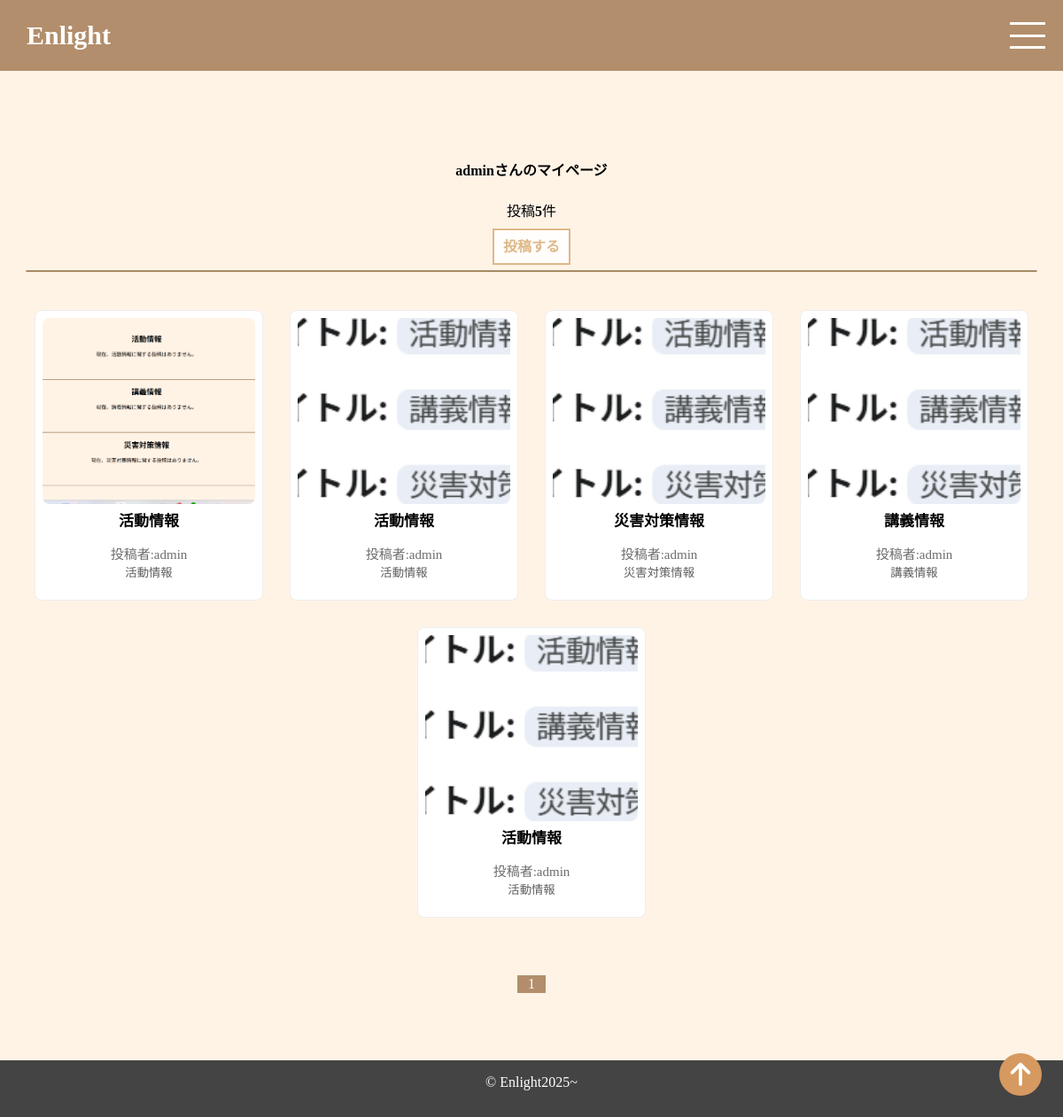
Screenshot of /mypage/ (signed in) with the database file from the repository.
### accounts/models.py (models this page shows)
class CustomUser(AbstractUser):
    groups = models.ManyToManyField(
        Group,
        verbose_name=('groups'),
        blank=True,
        help_text=('The groups this user belongs to...'),
        related_name="rescue_user_set", # rescue_accounts固有の名前
        related_query_name="rescue_user",
    )
    user_permissions = models.ManyToManyField(
        Permission,
        verbose_name=('user permissions'),
        blank=True,
        help_text=('Specific permissions for this user.'),
        related_name="rescue_user_permissions", # rescue_accounts固有の名前
        related_query_name="rescue_user_permission",
    )
    pass

### enright/models.py (models this page shows, shortened)
class PhotoPost(models.Model):
    user = models.ForeignKey(
        CustomUser,
        verbose_name='ユーザー',
        on_delete=models.CASCADE
        )
    category = models.ForeignKey(
        Category,
        verbose_name='カテゴリ',
        on_delete=models.PROTECT
        )
    title = models.CharField(
        verbose_name='タイトル', # フィールドのタイトル
        max_length=200          # 最大文字数は200
        )
    comment = models.TextField(
        verbose_name='内容', # フィールドのタイトル
        )
    image1 = models.ImageField(
        verbose_name='イメージ1', # フィールドのタイトル
        upload_to='photos',      # MEDIA_ROOT以下のphotosにファイルを保存
        )
    image2 = models.ImageField(
        verbose_name='イメージ2', # フィールドのタイトル
        upload_to='photos',      # MEDIA_ROOT以下のphotosにファイルを保存
        blank=True,              # フィールドの値は必須でない
        null=True                # データベースにnullが保存されることを許容
        )
    posted_at = models.DateTimeField(
        verbose_name='投稿日時', # フィールドのタイトル
        auto_now_add=True       # 日時を自動追加
        )

class Category(models.Model):
    title = models.CharField(
        verbose_name='カテゴリ', # フィールドのタイトル
        max_length=20)

### enright/views.py (the view)
class MypageView(ListView):
    template_name = 'mypage.html'
    paginate_by = 9
    def get_queryset(self):
        queryset = PhotoPost.objects.filter(
            user=self.request.user).order_by('-posted_at')
        return queryset

### enright/templates/mypage.html (shortened to what this page needs)
{% extends 'base.html' %}
    {% block contents %}
    {% if user.is_authenticated %}
        <br>
        <div style="text-align:center">
            <h4>{{ user.username }}さんのマイページ</h4>
            {% if object_list.conut == 0 %}
                <p>{{ user.username }}さんの投稿はありません</p>
            {% else %}
                <p>投稿<strong>{{ object_list.count }}</strong>件</p>
            {% endif %}
            <a href="{% url 'enright:post' %}" class="btn_01">投稿する</a>
        </div>
        <hr>
    {% endif %}
    {% include "photos_list.html" %}
    {% include "pagination.html" %}
    {% endblock %}

### enright/templates/base.html (shortened to what this page needs)
{% load static %}
<html lang="ja">
<head>
    <link rel="stylesheet" href="{% static 'css/style_base.css' %}">
    <link rel="stylesheet" href="{% static 'css/style_menu.css' %}">
    </head>
<body>
    <header class="hd">
        <div class="navbar">
            <a href="{% url 'main:index' %}"
               class="navbar-brand d-flex align-items-center">
                <strong>Enlight</strong>
            </a>
            <button class="menu-button" type="button"
                    data-bs-toggle="collapse"
                    data-bs-target="#navbarHeader"
                    aria-controls="navbarHeader"
                    aria-expanded="false"
                    aria-label="Toggle navigation">
                <div class="menu-button-LineTop"></div>
                <div class="menu-button-LineMedium"></div>
                <div class="menu-button-LineBottom"></div>
            </button>
        </div>
    </header>
    <main>
        {% block contents %}{% endblock %}
    </main>
    <footer>
        <div class="container">
            <a href="#" class="back"></a>
            <p>&copy; Enlight2025~</p>
        </div>
        <link rel="stylesheet" href="https://cdnjs.cloudflare.com/ajax/libs/font-awesome/6.0.0-beta3/css/all.min.css">
    </footer>
</body>
</html>

### enright/templates/photos_list.html
<div class="py-5 bg-light">
    <div class="container">
        <div class="row card-container">
            {% for record in object_list %}
            <div class="col-lg-4 col-md-6 mb-4">
                <div class="card-item">
                    <img
                        src="{{ record.image1.url }}"
                        alt="{{ record.title }}"
                        aria-label="{{ record.title }}"
                        class="img-fluid card-image">
                    <div class="card-body">
                        <p class="card-title">{{ record.title }}</p>
                        <div class="justify-content-between align-items-center">
                            <a href="{% url 'enright:user_list' user=record.user.id %}">
                                <small class="card-user-name">投稿者:{{ record.user.username }}</small>
                            </a>
                            <br>
                            <button type="button" class="btn_text"
                                onclick="location.href='{% url 'enright:photos_cat' category=record.category.id %}'">
                                {{ record.category.title }}
                            </button>
                        </div>
                    </div>
                    <a href="{% url 'enright:photo_detail' record.pk %}" class="card-class"></a>
                </div>
            </div>
            {% endfor %}
        </div>
    </div>
</div>

### enright/templates/pagination.html (shortened to what this page needs)
<ul class="pagination"
    style="justify-content:center">
    {% for num in page_obj.paginator.page_range %}
        {% if page_obj.number == num %}
        <li class="page-item active">
            <span class="page-link">{{ num }}</span>
        </li>
        {% else %}
        <li class="page-item">
            <a class="page-link" href="?page={{ num }}">{{ num }}</a>
        </li>
        {% endif %}
    {% endfor %}
</ul>

### enright/static/css/style_base.css (style rules this page uses)
body { margin: 0 auto; text-align: center; font-family: "Kosugi Maru"; display: grid; grid-template-rows: auto 1fr auto; grid-template-columns: 100%; min-height: 100vh; background-color: rgb(255, 243, 230); row-gap: 60px; }
.menu-button { top: 0; right: 0; z-index: 30; height: 60px; padding-left: 10px; padding-right: 20px; background: transparent; border: none; }
.menu-button-LineTop { position: absolute; top: 15px; width: 40px; height: 3px; background-color: #fff; }
.menu-button-LineMedium { width: 40px; height: 3px; background-color: #fff; }
.menu-button-LineBottom { position: absolute; bottom: 15px; width: 40px; height: 3px; background-color: #fff; }
li { padding-left: 0; list-style: none }
.justify-content-between { justify-content: space-between }
img { width: 250px; height: 250px; object-fit: cover; border-radius: 30px; }
a { text-decoration: none; }
hr { height:0px; border-radius: 2px; border: 1px solid hsl(36, 27%, 52%); width: 95%; }
.align-items-center { align-items: center }
.hd { color: #fff; background-color: #b28e6c; }
.navbar { position: relative; display: flex; flex-wrap: wrap; align-items: center; justify-content: space-between; margin-top: 10px; margin-bottom: 10px; margin-right: auto; margin-left: 30px; font-size: 60px; text-decoration: none; white-space: nowrap }
.navbar-brand { color: #fff; margin-right: 1rem; font-size: 30px; text-decoration: none; white-space: nowrap }
.container { width: 100%; justify-content: center; margin-bottom: 30px; }
.card-container { justify-content: center; display: flex; flex-wrap: wrap; padding: 20px; max-width: 1200px; margin: auto; box-sizing: border-box; }
.card-item { position: relative; border-radius: 8px; overflow: hidden; background-color: #ffffff; border: 1px solid #eee; transition: transform 0.2s ease, box-shadow 0.2s ease; text-decoration: none; color: inherit; padding: 3px; margin: 15px; }
.card-item img { margin: 5px; width: 240px; height: 210px; object-fit: cover; border-radius: 8px; }
.card-item .card-class { position: absolute; top: 0; left: 0; height:100%; width: 100%; }
.card-item p { margin: 0 10px 15px; flex-grow: 1; }
.card-title { font-size: 17px; font-weight: bold; color: #000000; }
.card-user-name { font-size: 15px; color: #6d6d6d; }
.img-fluid { width: auto; height: 300px; }
button.btn_text { color: #5f5f5f; background-color: transparent; border: none; }
a.btn_01 { font-size: auto; text-align: center; text-decoration: none; width: auto; margin: 10px; padding: 10px; font-weight: bold; border: 2px solid burlywood; color: burlywood; background-color: #fffefd; transition: 0.5s; }
.pagination { display: flex; padding-left: 0; list-style: none }
.page-item.active .page-link { z-index: 3; width: 30px; color: #fff; background-color: #b28e6c; border-color: #b28e6c; }
.page-link { width: 15px; position: relative; display: block; color: #b28e6c; text-decoration: none; background-color: #fff; border: 1px solid #dee2e6; transition: color .15s ease-in-out, background-color .15s ease-in-out, border-color .15s ease-in-out, box-shadow .15s ease-in-out }
footer { background-color: rgb(68, 68, 68); color: white; }
.back { position: fixed; bottom: 24px; right: 24px; width: 48px; height: 48px; text-decoration: none; background-color: #d69960; display: block; text-align: center; border-radius: 24px; }
.back::before { content: '\f062'; font-family: 'Font Awesome 6 Free'; font-size: 30px; font-weight: 900; color: #fff; line-height: 48px; }

### rows the page displays
CustomUser: username "admin"
PhotoPost: image1 (picture), title "活動情報", user.username "admin", category "活動情報"
PhotoPost: image1 (picture), title "活動情報", user.username "admin", category "活動情報"
PhotoPost: image1 (picture), title "災害対策情報", user.username "admin", category "災害対策情報"
PhotoPost: image1 (picture), title "講義情報", user.username "admin", category "講義情報"
PhotoPost: image1 (picture), title "活動情報", user.username "admin", category "活動情報"

### other values shown
{{ object_list.count }} "5"
{{ num }} "1"
